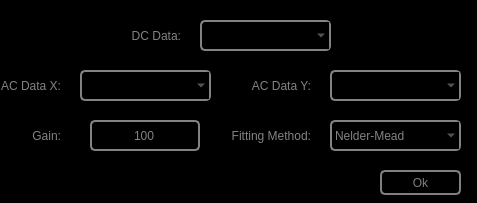
<?xml version="1.0" encoding="UTF-8"?>
<ui version="4.0">
 <class>Dialog</class>
 <widget class="QDialog" name="Dialog">
  <property name="geometry">
   <rect>
    <x>0</x>
    <y>0</y>
    <width>477</width>
    <height>203</height>
   </rect>
  </property>
  <property name="windowTitle">
   <string>Fit TF Settings</string>
  </property>
  <property name="styleSheet">
   <string notr="true">#Dialog
{
background-color: rgb(0, 0, 0);
}</string>
  </property>
  <widget class="QLineEdit" name="lineEdit_Gain">
   <property name="geometry">
    <rect>
     <x>90</x>
     <y>120</y>
     <width>110</width>
     <height>31</height>
    </rect>
   </property>
   <property name="sizePolicy">
    <sizepolicy hsizetype="Expanding" vsizetype="Preferred">
     <horstretch>0</horstretch>
     <verstretch>0</verstretch>
    </sizepolicy>
   </property>
   <property name="toolTip">
    <string>Multiply the Data before doing fit help with better accuracy</string>
   </property>
   <property name="styleSheet">
    <string notr="true">QLineEdit#lineEdit_Gain{
color: rgb(131,131,131);
background-color:rgb(0,0,0);
border: 2px solid  rgb(131,131,131);
border-radius: 5px
}</string>
   </property>
   <property name="text">
    <string>100</string>
   </property>
   <property name="alignment">
    <set>Qt::AlignCenter</set>
   </property>
  </widget>
  <widget class="QLabel" name="label_3">
   <property name="geometry">
    <rect>
     <x>120</x>
     <y>20</y>
     <width>61</width>
     <height>31</height>
    </rect>
   </property>
   <property name="styleSheet">
    <string notr="true">color:rgb(131,131,131)</string>
   </property>
   <property name="text">
    <string>DC Data:</string>
   </property>
   <property name="alignment">
    <set>Qt::AlignRight|Qt::AlignTrailing|Qt::AlignVCenter</set>
   </property>
  </widget>
  <widget class="QLabel" name="label_4">
   <property name="geometry">
    <rect>
     <x>0</x>
     <y>70</y>
     <width>61</width>
     <height>31</height>
    </rect>
   </property>
   <property name="styleSheet">
    <string notr="true">color:rgb(131,131,131)</string>
   </property>
   <property name="text">
    <string>AC Data X:</string>
   </property>
   <property name="alignment">
    <set>Qt::AlignRight|Qt::AlignTrailing|Qt::AlignVCenter</set>
   </property>
  </widget>
  <widget class="QComboBox" name="comboBox_acDataX">
   <property name="geometry">
    <rect>
     <x>80</x>
     <y>70</y>
     <width>131</width>
     <height>31</height>
    </rect>
   </property>
   <property name="sizePolicy">
    <sizepolicy hsizetype="Preferred" vsizetype="Preferred">
     <horstretch>0</horstretch>
     <verstretch>0</verstretch>
    </sizepolicy>
   </property>
   <property name="maximumSize">
    <size>
     <width>16777215</width>
     <height>16777215</height>
    </size>
   </property>
   <property name="styleSheet">
    <string notr="true">QComboBox#comboBox_acDataX{
color: rgb(131,131,131);
background-color:rgb(0,0,0);
border: 2px solid  rgb(131,131,131);
border-radius: 5px
}


QTextEdit {
color: rgb(131,131,131);
background-color:rgb(0,0,0);
}</string>
   </property>
   <property name="editable">
    <bool>false</bool>
   </property>
  </widget>
  <widget class="QComboBox" name="comboBox_dcData">
   <property name="geometry">
    <rect>
     <x>200</x>
     <y>20</y>
     <width>131</width>
     <height>31</height>
    </rect>
   </property>
   <property name="sizePolicy">
    <sizepolicy hsizetype="Preferred" vsizetype="Preferred">
     <horstretch>0</horstretch>
     <verstretch>0</verstretch>
    </sizepolicy>
   </property>
   <property name="maximumSize">
    <size>
     <width>16777215</width>
     <height>16777215</height>
    </size>
   </property>
   <property name="styleSheet">
    <string notr="true">QComboBox#comboBox_dcData{
color: rgb(131,131,131);
background-color:rgb(0,0,0);
border: 2px solid  rgb(131,131,131);
border-radius: 5px
}


QTextEdit {
color: rgb(131,131,131);
background-color:rgb(0,0,0);
}</string>
   </property>
   <property name="editable">
    <bool>false</bool>
   </property>
  </widget>
  <widget class="QPushButton" name="pushButton_Ok">
   <property name="geometry">
    <rect>
     <x>380</x>
     <y>170</y>
     <width>81</width>
     <height>25</height>
    </rect>
   </property>
   <property name="sizePolicy">
    <sizepolicy hsizetype="Preferred" vsizetype="Preferred">
     <horstretch>0</horstretch>
     <verstretch>0</verstretch>
    </sizepolicy>
   </property>
   <property name="maximumSize">
    <size>
     <width>16777215</width>
     <height>16777215</height>
    </size>
   </property>
   <property name="toolTip">
    <string/>
   </property>
   <property name="styleSheet">
    <string notr="true">QPushButton:pressed#pushButton_Ok{
color: gray;
background-color:rgb(168,168,168);
border: 1px solid rgb(95,107,166);
border-radius: 5px
}

QPushButton#pushButton_Ok{
color: gray;
background-color:rgb(0,0,0);
border: 2px solid gray;
border-radius: 5px
}</string>
   </property>
   <property name="text">
    <string>Ok</string>
   </property>
  </widget>
  <widget class="QLabel" name="label_2">
   <property name="geometry">
    <rect>
     <x>0</x>
     <y>120</y>
     <width>61</width>
     <height>31</height>
    </rect>
   </property>
   <property name="styleSheet">
    <string notr="true">color:rgb(131,131,131)</string>
   </property>
   <property name="text">
    <string>Gain:</string>
   </property>
   <property name="alignment">
    <set>Qt::AlignRight|Qt::AlignTrailing|Qt::AlignVCenter</set>
   </property>
  </widget>
  <widget class="QLabel" name="label">
   <property name="geometry">
    <rect>
     <x>220</x>
     <y>120</y>
     <width>91</width>
     <height>31</height>
    </rect>
   </property>
   <property name="styleSheet">
    <string notr="true">color:rgb(131,131,131)</string>
   </property>
   <property name="text">
    <string>Fitting Method:</string>
   </property>
   <property name="alignment">
    <set>Qt::AlignRight|Qt::AlignTrailing|Qt::AlignVCenter</set>
   </property>
  </widget>
  <widget class="QComboBox" name="comboBox_Method">
   <property name="geometry">
    <rect>
     <x>330</x>
     <y>120</y>
     <width>131</width>
     <height>31</height>
    </rect>
   </property>
   <property name="sizePolicy">
    <sizepolicy hsizetype="Preferred" vsizetype="Preferred">
     <horstretch>0</horstretch>
     <verstretch>0</verstretch>
    </sizepolicy>
   </property>
   <property name="maximumSize">
    <size>
     <width>16777215</width>
     <height>16777215</height>
    </size>
   </property>
   <property name="toolTip">
    <string>Method</string>
   </property>
   <property name="layoutDirection">
    <enum>Qt::LeftToRight</enum>
   </property>
   <property name="styleSheet">
    <string notr="true">QComboBox#comboBox_Method{
color: rgb(131,131,131);
background-color:rgb(0,0,0);
border: 2px solid  rgb(131,131,131);
border-radius: 5px
}</string>
   </property>
   <property name="editable">
    <bool>false</bool>
   </property>
   <property name="maxVisibleItems">
    <number>15</number>
   </property>
   <item>
    <property name="text">
     <string>Nelder-Mead</string>
    </property>
   </item>
   <item>
    <property name="text">
     <string>Powell</string>
    </property>
   </item>
   <item>
    <property name="text">
     <string>CG</string>
    </property>
   </item>
   <item>
    <property name="text">
     <string>BFGS</string>
    </property>
   </item>
   <item>
    <property name="text">
     <string>Newton-CG</string>
    </property>
   </item>
   <item>
    <property name="text">
     <string>L-BFGS-B</string>
    </property>
   </item>
   <item>
    <property name="text">
     <string>TNC</string>
    </property>
   </item>
   <item>
    <property name="text">
     <string>COBYLA</string>
    </property>
   </item>
   <item>
    <property name="text">
     <string>SLSQP</string>
    </property>
   </item>
   <item>
    <property name="text">
     <string>trust-constr</string>
    </property>
   </item>
   <item>
    <property name="text">
     <string>dogleg</string>
    </property>
   </item>
   <item>
    <property name="text">
     <string>trust-ncg</string>
    </property>
   </item>
   <item>
    <property name="text">
     <string>trust-exact</string>
    </property>
   </item>
   <item>
    <property name="text">
     <string>trust-krylov</string>
    </property>
   </item>
  </widget>
  <widget class="QLabel" name="label_5">
   <property name="geometry">
    <rect>
     <x>250</x>
     <y>70</y>
     <width>61</width>
     <height>31</height>
    </rect>
   </property>
   <property name="styleSheet">
    <string notr="true">color:rgb(131,131,131)</string>
   </property>
   <property name="text">
    <string>AC Data Y:</string>
   </property>
   <property name="alignment">
    <set>Qt::AlignRight|Qt::AlignTrailing|Qt::AlignVCenter</set>
   </property>
  </widget>
  <widget class="QComboBox" name="comboBox_acDataY">
   <property name="geometry">
    <rect>
     <x>330</x>
     <y>70</y>
     <width>131</width>
     <height>31</height>
    </rect>
   </property>
   <property name="sizePolicy">
    <sizepolicy hsizetype="Preferred" vsizetype="Preferred">
     <horstretch>0</horstretch>
     <verstretch>0</verstretch>
    </sizepolicy>
   </property>
   <property name="maximumSize">
    <size>
     <width>16777215</width>
     <height>16777215</height>
    </size>
   </property>
   <property name="styleSheet">
    <string notr="true">QComboBox#comboBox_acDataY{
color: rgb(131,131,131);
background-color:rgb(0,0,0);
border: 2px solid  rgb(131,131,131);
border-radius: 5px
}


QTextEdit {
color: rgb(131,131,131);
background-color:rgb(0,0,0);
}</string>
   </property>
   <property name="editable">
    <bool>false</bool>
   </property>
  </widget>
 </widget>
 <resources/>
 <connections/>
</ui>
